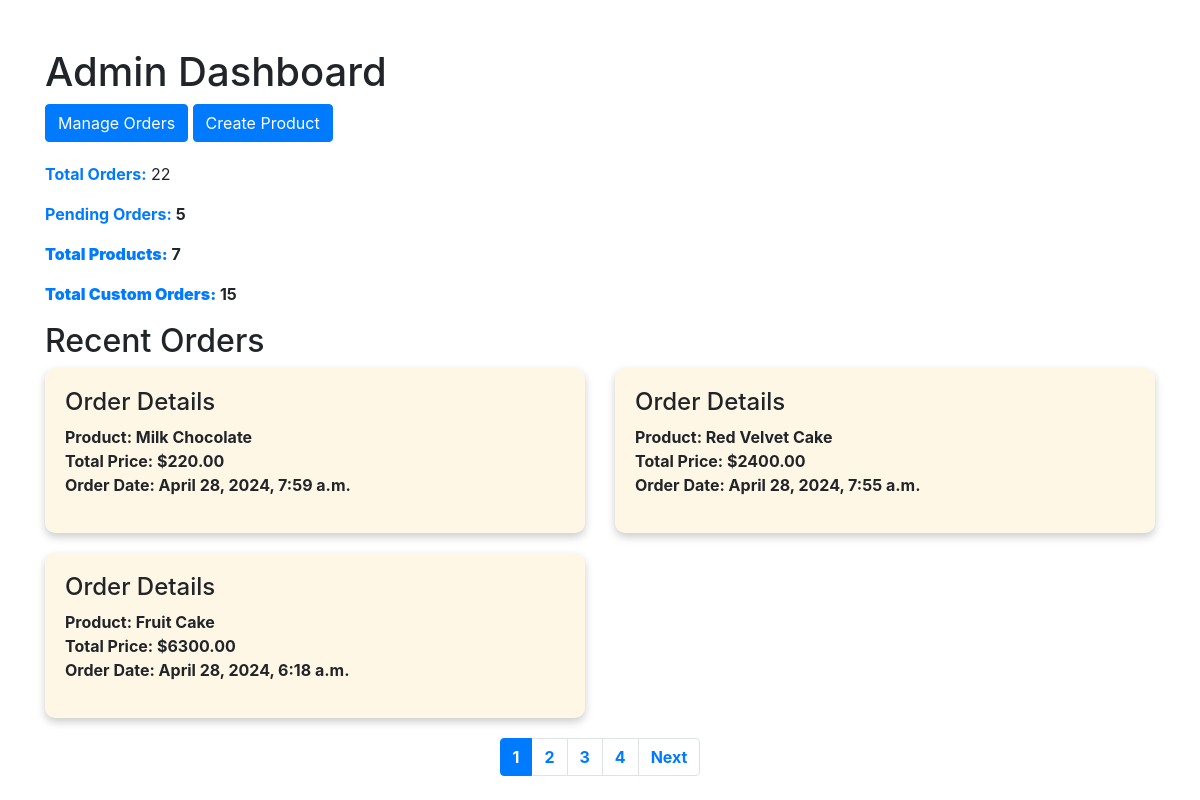
/admin-dashboard/ (signed in), run on the app's committed database.
### bakery_app/models.py (models this page shows, shortened)
class Order(models.Model):
    user = models.ForeignKey(User, on_delete=models.CASCADE)
    product = models.ForeignKey(BakeryProduct, on_delete=models.CASCADE)
    quantity = models.IntegerField()
    total_price = models.DecimalField(max_digits=10, decimal_places=2)
    payment_status = models.CharField(max_length=10, choices=[('paid', 'Paid'), ('pending', 'Pending')], default='pending')
    delivery_status = models.CharField(max_length=10, choices=[('shipped', 'Shipped'), ('pending', 'Pending')], default='pending')
    order_date = models.DateTimeField(auto_now_add=True)

class BakeryProduct(models.Model):
    name = models.CharField(max_length=100)
    description = models.TextField()
    price = models.DecimalField(max_digits=6, decimal_places=2)
    image = models.ImageField(upload_to='product_images/')

### bakery_app/views.py (the view)
# urls.py: path('admin-dashboard/', views.admin_dashboard, name='admin_dashboard'),
@user_passes_test(is_admin)  # Restrict to admin users
def admin_dashboard(request):
    total_standard_orders = Order.objects.count()  # Total number of standard orders
    total_custom_orders = CustomBakeryOrder.objects.count()  # Total custom bakery orders
    total_orders = total_standard_orders + total_custom_orders  # Sum of both types of orders
    pending_orders = Order.objects.filter(payment_status='pending').count()  # Pending standard orders
    total_products = BakeryProduct.objects.count()  # Total number of products
    recent_standard_orders = Order.objects.order_by('-order_date')[:5]  # Most recent 5 standard orders
    recent_custom_orders = CustomBakeryOrder.objects.order_by('-order_date')[:5]  # Most recent 5 custom orders
    combined_recent_orders = list(recent_standard_orders) + list(recent_custom_orders)  # Combine recent orders
    paginator = Paginator(combined_recent_orders, 3)  # Display 3 recent orders per page
    page_number = request.GET.get('page')  # Get the current page number
    recent_orders_page = paginator.get_page(page_number)  # Get the relevant page object
    context = {
        'total_orders': total_orders,
        'pending_orders': pending_orders,
        'total_products': total_products,
        'total_custom_orders': total_custom_orders,
        'recent_orders_page': recent_orders_page,  # Paginated recent orders
    }
    return render(request, 'admin_dashboard.html', context)  # Render the dashboard template

### bakery_app/views.py (called while the page is built)
def is_admin(user):
    return user.is_staff  # Change this as needed to suit your admin check

### bakery_app/templates/admin_dashboard.html (shortened to what this page needs)
<!DOCTYPE html>
<html lang="en">
<head>
    <link rel="stylesheet" href="https://stackpath.bootstrapcdn.com/bootstrap/4.5.2/css/bootstrap.min.css">
</head>
<body>
    <div class="container mt-5">
        <h1>Admin Dashboard</h1>
        <div class="manage-orders">
            <a href="{% url 'manage_orders' %}" class="btn btn-primary">Manage Orders</a>
            <a href="{% url 'create_product' %}" class="btn btn-primary">Create Product</a>
        </div>
        <div>
            <p><strong><a href="{% url 'all_orders' %}">Total Orders:</a></strong> {{ total_orders }}</p>
            <p><strong><a href="{% url 'pending_orders' %}">Pending Orders:</a></ng> {{ pending_orders }}</p>
            <p><strong><a href="{% url 'all_products' %}">Total Products:</a></strong> {{ total_products }}</p>
            <p><strong><a href="{% url 'custom_orders' %}">Total Custom Orders:</a></strong> {{ total_custom_orders }}</p>
        </div>
        <h2>Recent Orders</h2>
        <div class="row">
            {% for order in recent_orders_page %}
            <div class="col-md-6">
                <div class="order-card">
                    <h4>Order Details</h4>
                    <p>
                        {% if order.product %}
                        Product: {{ order.product.name }} <br>
                        {% else %}
                        Weight: {{ order.weight }}g <br>
                        Flavor: {{ order.flavor }} <br>
                        Shape: {{ order.shape }} <br>
                        {% endif %}
                        Total Price: ${{ order.total_price }} <br>
                        Order Date: {{ order.order_date }} <br>
                    </p>
                </div>
            </div>
            {% endfor %}
        </div>
        <nav aria-label="Page navigation">
            <ul class="pagination justify-content-center">
                {% for num in recent_orders_page.paginator.page_range %}
                <li class="page-item {% if num == recent_orders_page.number %}active{% endif %}">
                    <a class="page-link" href="?page={{ num }}">{{ num }}</a>
                </li>
                {% endfor %}
                {% if recent_orders_page.has_next %}
                <li class="page-item">
                    <a class="page-link" href="?page={{ recent_orders_page.next_page_number }}">Next</a>
                </li>
                {% endif %}
            </ul>
        </nav>
    </div>
</body>
</html>

### bakery_app/templates/admin_dashboard.html (style rules this page uses)
.order-card { background-color: #fff7e6; padding: 20px; border-radius: 10px; box-shadow: 0 4px 8px 0 rgba(0,0,0,0.2); margin-bottom: 20px; }
.manage-orders { margin-bottom: 20px; }

### data on the page
Order: product.name "Milk Chocolate", total_price "220.00", order_date "April 28, 2024, 7:59 a.m."
Order: product.name "Red Velvet Cake", total_price "2400.00", order_date "April 28, 2024, 7:55 a.m."
Order: product.name "Fruit Cake", total_price "6300.00", order_date "April 28, 2024, 6:18 a.m."

### other printed values
{{ total_orders }} "22"
{{ pending_orders }} "5"
{{ total_products }} "7"
{{ total_custom_orders }} "15"
{{ num }} "1" "2" "3" "4"
